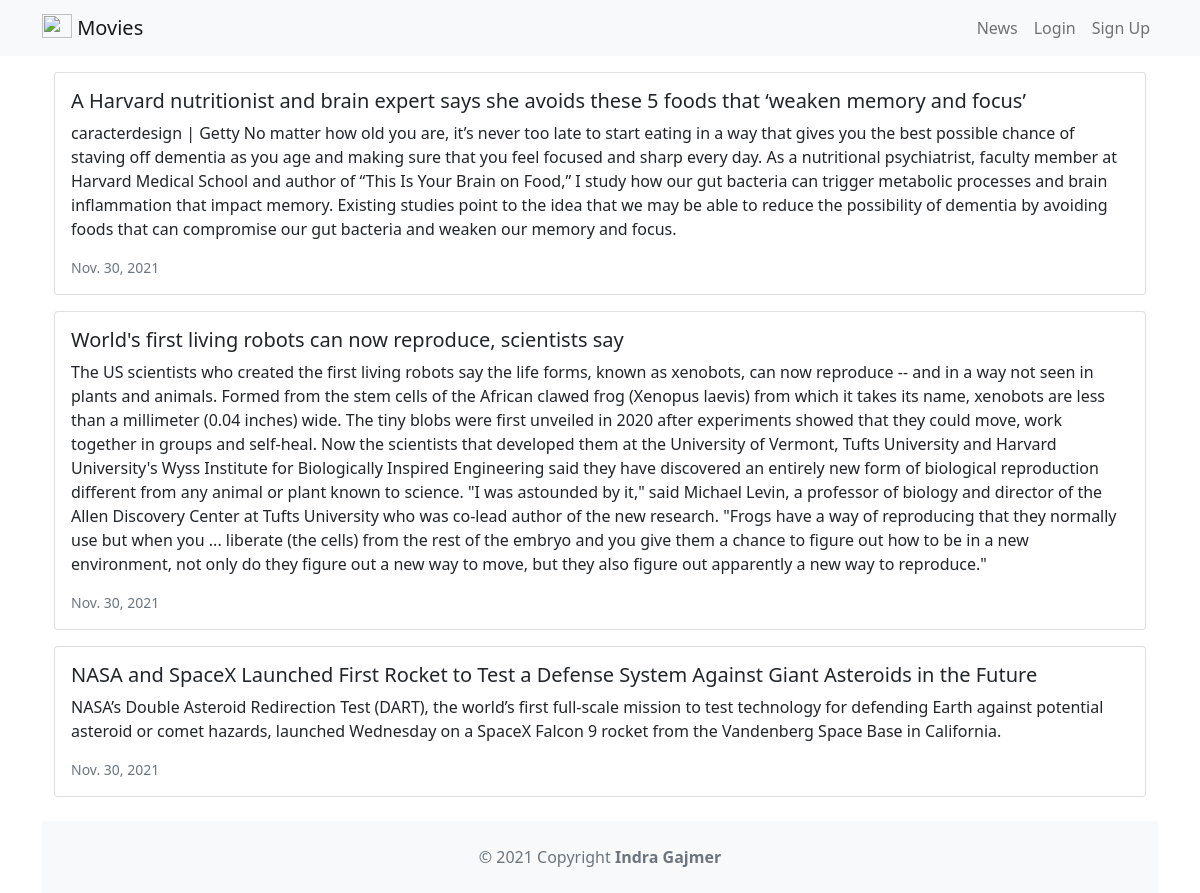
Page /news/ on the committed database.
### news/models.py (models this page shows, shortened)
class News(models.Model):
    headline = models.CharField(max_length=200)
    body = models.TextField()
    date = models.DateField()

### news/views.py (the view)
# urls.py: path('news/', include('news.urls')),
def news(request):
    newss = News.objects.all().order_by('-date')
    return render(request, 'news.html', {'newss':newss})

### news/templates/news.html
{% extends 'base.html' %}
{% block content %}
<div class="container">
    {% for news in newss %}
    <div class="card mb-3">
        <div class="row g-0">
            <div>
                <div class="card-body">
                    <h5 class="card-title">{{ news.headline }}</h5>
                    <p class="card-text">{{ news.body }}</p>
                    <p class="card-text"><small class="text-muted">{{ news.date }}</small></p>
                </div>
            </div>
        </div>
    </div>
    {% endfor %}
{% endblock content %}

### rows in the picture
News: headline "A Harvard nutritionist and brain expert says she avoids these 5 foods that ‘weaken memory and focus’", body "caracterdesign | Getty No matter how old you are, it’s never too late to start eating in a way that gives you the best possible chance of staving off dementia as you age and making sure that you feel focused and sharp every day. As a nutritional psychiatrist, faculty member at Harvard Medical School and author of “This Is Your Brain on Food,” I study how our gut bacteria can trigger metabolic processes and brain inflammation that impact memory. Existing studies point to the idea that we may be able to reduce the possibility of dementia by avoiding foods that can compromise our gut bacteria and weaken our memory and focus.", date "Nov. 30, 2021"
News: headline "World's first living robots can now reproduce, scientists say", body "The US scientists who created the first living robots say the life forms, known as xenobots, can now reproduce -- and in a way not seen in plants and animals. Formed from the stem cells of the African clawed frog (Xenopus laevis) from which it takes its name, xenobots are less than a millimeter (0.04 inches) wide. The tiny blobs were first unveiled in 2020 after experiments showed that they could move, work together in groups and self-heal. Now the scientists that developed them at the University of Vermont, Tufts University and Harvard University's Wyss Institute for Biologically Inspired Engineering said they have discovered an entirely new form of biological reproduction different from…", date "Nov. 30, 2021"
News: headline "NASA and SpaceX Launched First Rocket to Test a Defense System Against Giant Asteroids in the Future", body "NASA’s Double Asteroid Redirection Test (DART), the world’s first full-scale mission to test technology for defending Earth against potential asteroid or comet hazards, launched Wednesday on a SpaceX Falcon 9 rocket from the Vandenberg Space Base in California.", date "Nov. 30, 2021"
